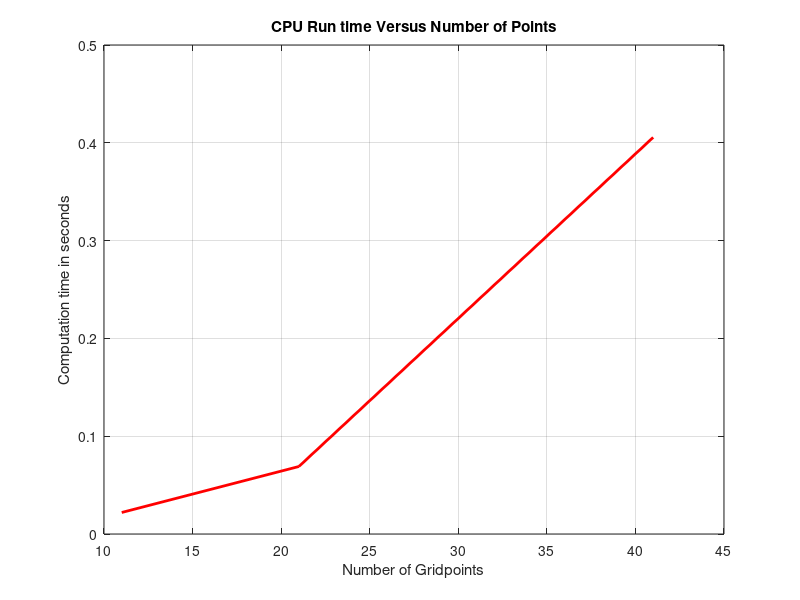

The MATLAB script that drew this image:
% CPU_RunTime_Row_sweep

N = [11 21 41];
Time = [0.022 0.069 0.4055];
plot(N, Time,"LineWidth",2,"Color",'r')
xlabel("Number of Gridpoints")
ylabel("Computation time in seconds")
title("CPU Run time Versus Number of Points")
grid on;
